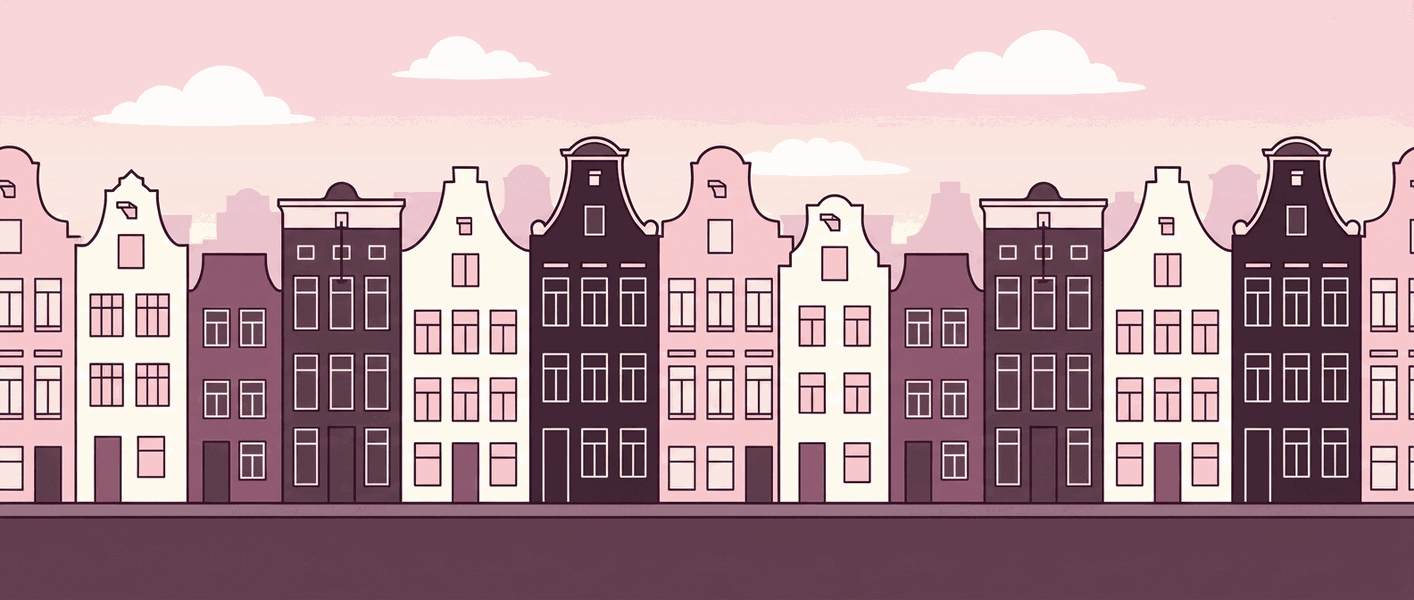
#> input picture assets/game/bg-amsterdam-far.png, 1414 x 600 px
$ python card.py
#> lines starting #> are read from the running program, lines starting #| are printed output that depends on the picture
#!/usr/bin/env python3
"""Home-page card for the game: the baker jumping in front of Amsterdam, with a few ingredients around her.
Built from the game sprites in assets/game/ → assets/game/card.jpg.  Run: python3 tools/game/card.py"""
from pathlib import Path
from PIL import Image

G = Path(__file__).resolve().parent.parent.parent / "assets" / "game"
S = 720                                     # square card
ground = int(S * 0.86)

card = Image.new("RGB", (S, S), "#FBE3E6")
far = Image.open(G / "bg-amsterdam-far.png").convert("RGB")
#> far is the input picture: PIL image 1414x600 RGB; mean R, G, B 183.4, 153.7, 160.3
far = far.resize((round(far.width * ground / far.height), ground), Image.LANCZOS)
#> far: PIL image 1459x619 RGB
card.paste(far.crop((80, 0, 80 + S, ground)), (0, 0))
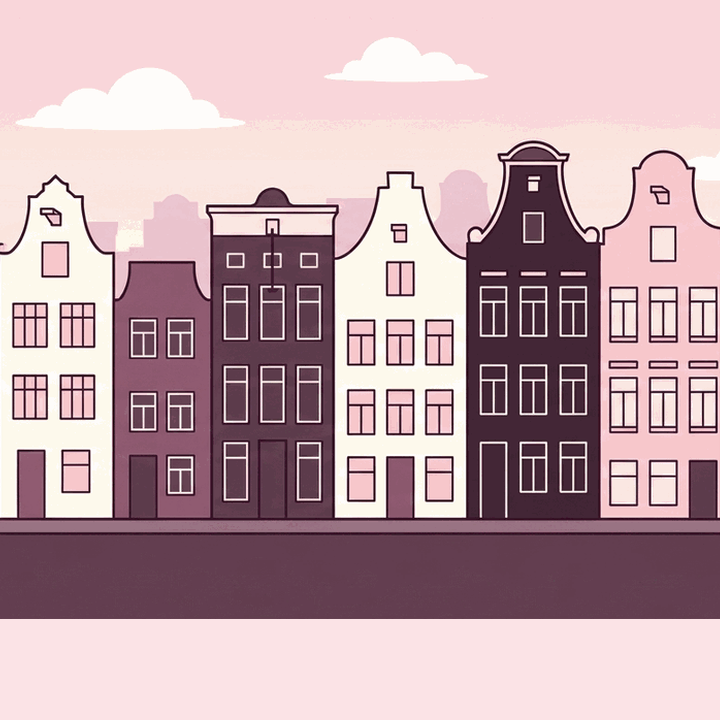
#> card: PIL image 720x720 RGB; mean R, G, B 192.5, 163.7, 169.8
near = Image.open(G / "bg-amsterdam-near.png").convert("RGBA")
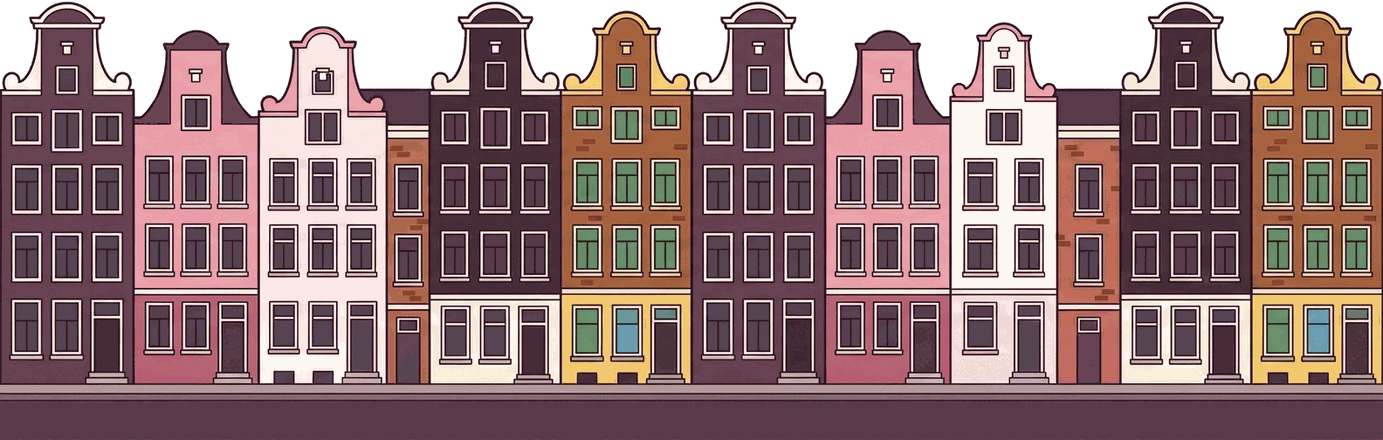
#> input picture assets/game/bg-amsterdam-near.png, 1383 x 440 px
#> near is the input picture: PIL image 1383x440 RGBA; mean R, G, B, A 120.6, 93.3, 95.1, 223.5
nh = int(ground * 0.62)
near = near.resize((round(near.width * nh / near.height), nh), Image.LANCZOS)
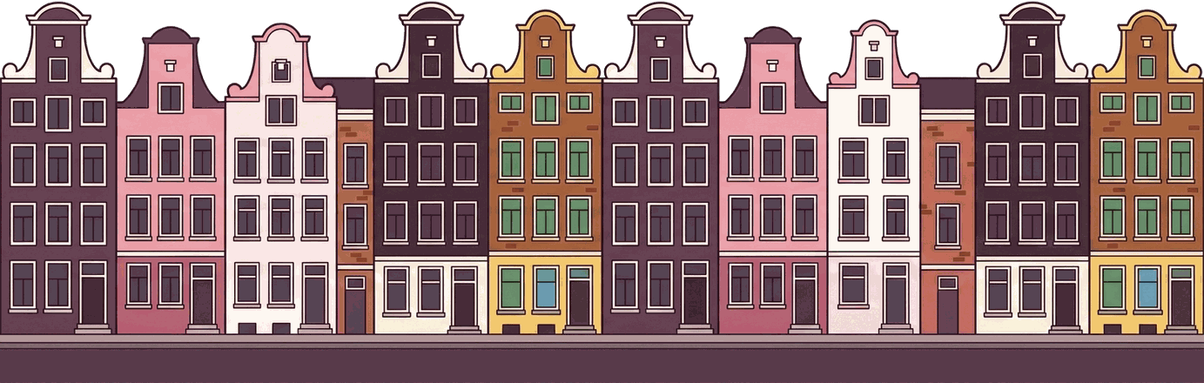
#> near: PIL image 1204x383 RGBA; mean R, G, B, A 120.8, 93.7, 95.5, 223.5; transparent parts drawn white
card.paste(near.crop((140, 0, 140 + S, nh)), (0, ground - nh), near.crop((140, 0, 140 + S, nh)))
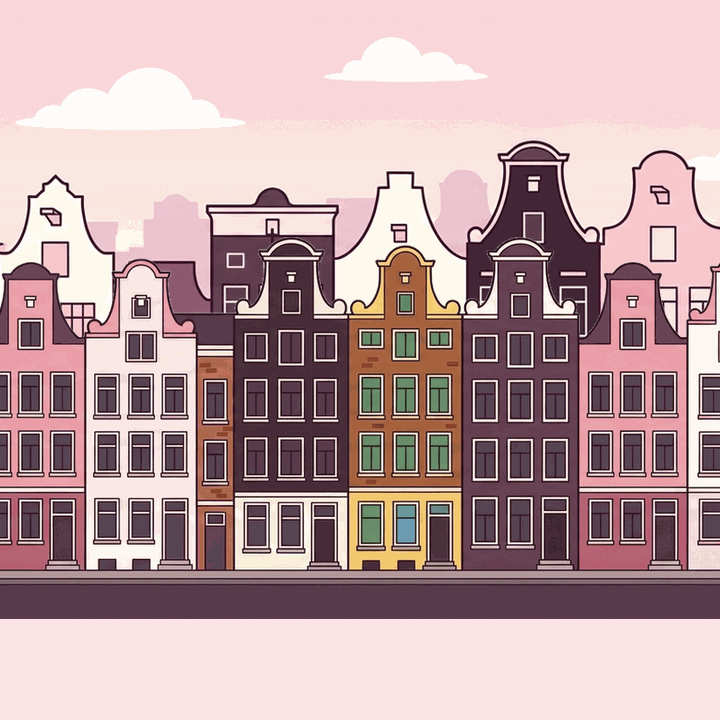
#> card: PIL image 720x720 RGB; mean R, G, B 190.1, 161.2, 163.8
veil = Image.new("RGBA", (S, ground), (255, 252, 250, 97))
card.paste(veil, (0, 0), veil)
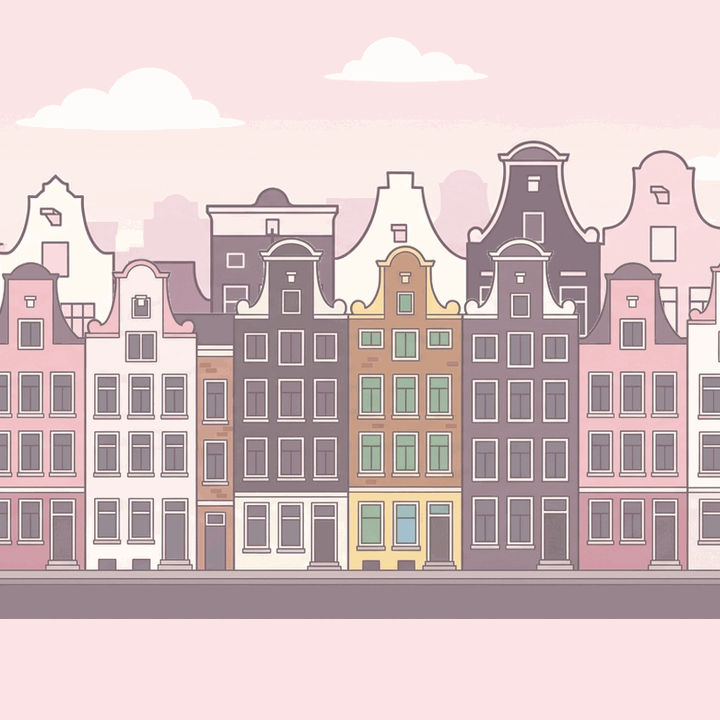
#> card: PIL image 720x720 RGB; mean R, G, B 214.5, 194.4, 195.5
card.paste((217, 199, 192), (0, ground, S, S))          # pavement, as in the game
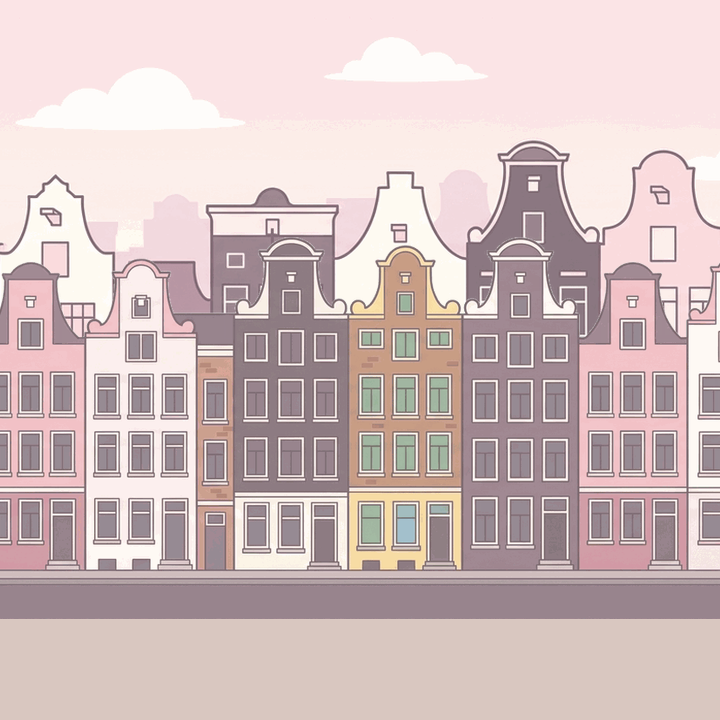
#> card: PIL image 720x720 RGB; mean R, G, B 209.8, 190.4, 190.2
card.paste((74, 47, 62), (0, ground, S, ground + 6))

def put(name, h, cx, bottom):
    im = Image.open(G / f"{name}.png").convert("RGBA")
    im = im.resize((round(im.width * h / im.height), h), Image.LANCZOS)
    card.paste(im, (cx - im.width // 2, bottom - im.height), im)

shadow = Image.new("RGBA", (150, 30), (0, 0, 0, 0))
#> shadow: PIL image 150x30 RGBA; every value is 0
from PIL import ImageDraw
ImageDraw.Draw(shadow).ellipse((0, 0, 149, 29), fill=(43, 28, 37, 60))
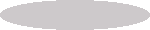
#> shadow: PIL image 150x30 RGBA; mean R, G, B, A 33.9, 22.1, 29.2, 47.4; transparent parts drawn white
card.paste(shadow, (S // 2 - 75, ground - 12), shadow)
put("baker-jump", 400, S // 2 - 10, ground - 120)         # in the air, well above the street
#> (the run stopped early here; a loop or call above may not have finished)
